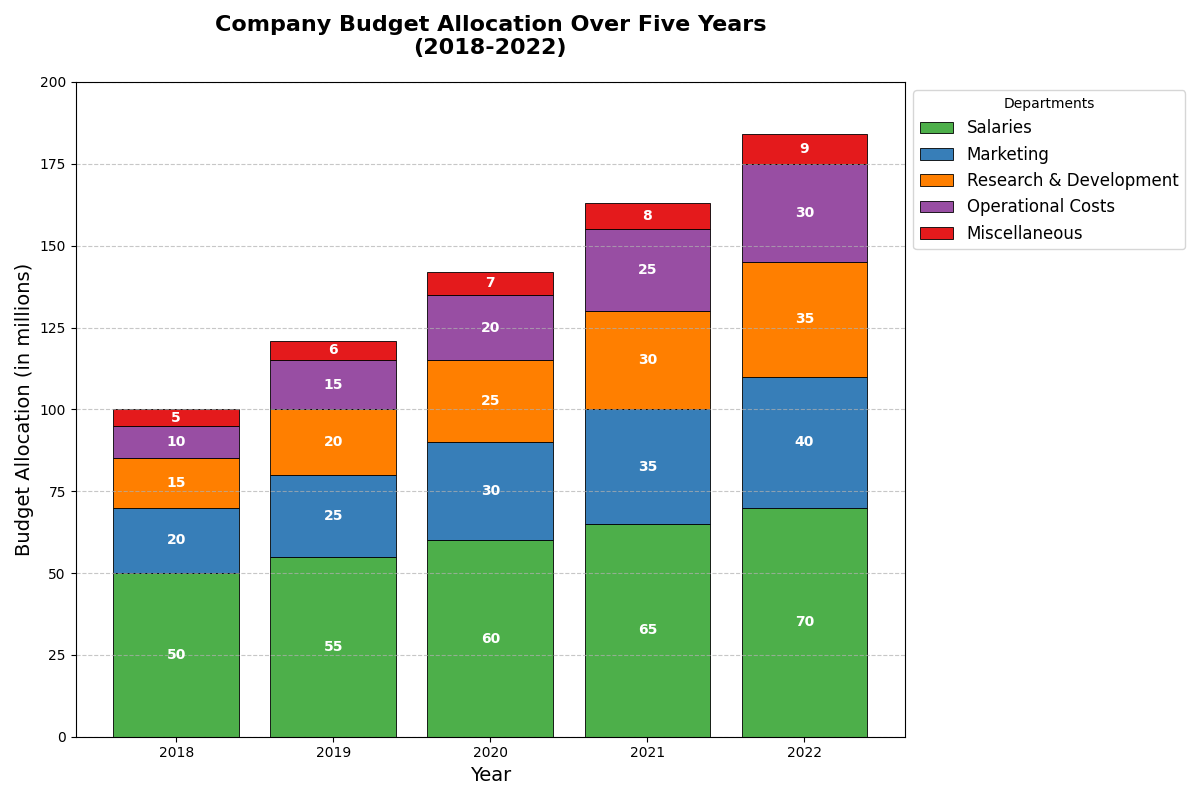

Recreate this plot in Python.
import matplotlib.pyplot as plt
import numpy as np

# Define years and categories
years = np.array([2018, 2019, 2020, 2021, 2022])
categories = ['Salaries', 'Marketing', 'Research & Development', 'Operational Costs', 'Miscellaneous']

# Define the budget allocation data for each department (in millions)
salaries = np.array([50, 55, 60, 65, 70])
marketing = np.array([20, 25, 30, 35, 40])
research = np.array([15, 20, 25, 30, 35])
operational = np.array([10, 15, 20, 25, 30])
miscellaneous = np.array([5, 6, 7, 8, 9])

# Stack the data
data = np.vstack([salaries, marketing, research, operational, miscellaneous])

# Initialize the figure and axis
fig, ax = plt.subplots(figsize=(12, 8))

# Define bottom array for stacking
bottom = np.zeros(len(years))

# Define color palette
colors = ['#4daf4a', '#377eb8', '#ff7f00', '#984ea3', '#e41a1c']

# Plot each category's data on top of the previous stack
for i, (datum, color) in enumerate(zip(data, colors)):
    ax.bar(years, datum, bottom=bottom, label=categories[i], color=color, edgecolor='k', linewidth=0.6)
    bottom += datum

# Set titles and labels
ax.set_title("Company Budget Allocation Over Five Years\n(2018-2022)", fontsize=16, fontweight='bold', pad=20)
ax.set_xlabel("Year", fontsize=14)
ax.set_ylabel("Budget Allocation (in millions)", fontsize=14)

# Add a legend
ax.legend(title="Departments", loc='upper left', bbox_to_anchor=(1, 1), fontsize=12)

# Add grid for better readability
ax.grid(axis='y', linestyle='--', alpha=0.7)

# Customize y-axis limits
ax.set_ylim(0, 200)

# Display values on the bars
for year_index, year in enumerate(years):
    y_offset = 0
    for value_index, category in enumerate(categories):
        val = data[value_index, year_index]
        ax.text(year, y_offset + val / 2, f'{val}', ha='center', va='center', fontsize=10, color='white', fontweight='bold')
        y_offset += val

# Automatically adjust the layout to prevent overlap
plt.tight_layout()

# Display the plot
plt.show()
